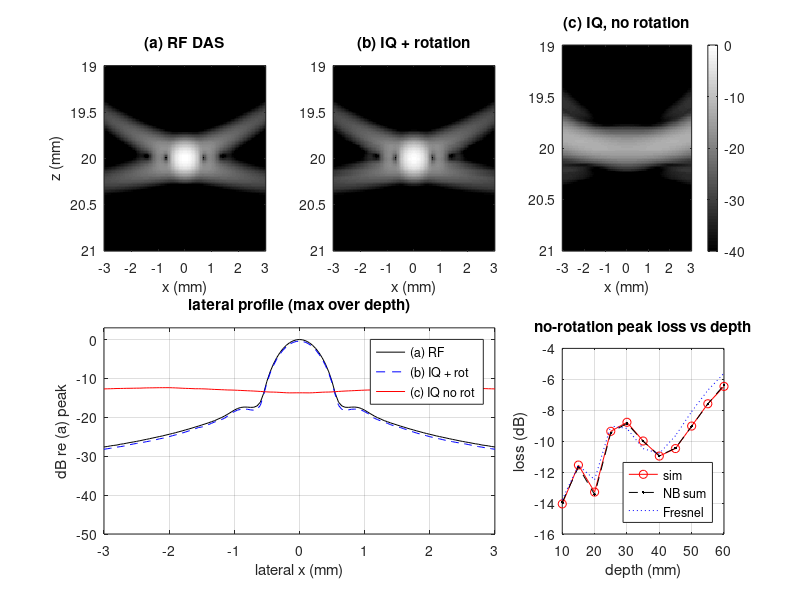

Here is the MATLAB script that generated this plot:
%% m08_iq_beamforming.m  -  DAS on RF vs DAS on IQ, with and without phase rotation
% Purpose : simulate plane-wave (0 deg) channel data for one point target on
%           a linear array, demodulate each channel to IQ (mix, FIR low-pass,
%           decimate by 4), and beamform three ways:
%             (a) RF DAS (RF upsampled x4, linear interpolation) + analytic
%                 signal along depth  -> reference envelope
%             (b) IQ DAS: interpolate IQ at tau_n, rotate by exp(+j2*pi*fd*tau_n)
%             (c) IQ DAS without the rotation
%           Prints peak loss of (b) and (c) re (a), compares (c) with the
%           narrowband sum |mean(exp(-j2*pi*fd*tau_n))| and the Fresnel
%           integral, and sweeps depth.
% Change  : Nel (32-64), z0, f0, M (IQ decimation), fd (try fd ~= f0).
% Expect  : 32 el, 5 MHz, z = 20 mm: (b) -0.4 dB re (a) (LPF droop plus
%           linear interpolation of IQ at 10 MHz; -0.1 dB with M = 2);
%           (c) -12.4 dB image peak, -13.3 dB on the target (narrowband
%           prediction -13.4 dB, Fresnel -12.5 dB); the loss oscillates with
%           depth and is still -6.5 dB at 60 mm. Runtime ~20 s in Octave.
clear; close all; rng(1);

%% Parameters
c    = 1.54;                 % speed of sound (mm/us)
f0   = 5;  bw = 0.6;         % MHz, -6 dB fractional bandwidth
fd   = f0;                   % demodulation frequency (MHz)
fs   = 40; M = 4; fsIQ = fs/M;   % RF and IQ sampling rates (MHz)
Nel  = 32; pitch = 0.3;      % elements, pitch (mm)
z0   = 20;                   % target depth (mm)
sigf = bw*f0/(2*sqrt(2*log(2)));  sigt = 1/(2*pi*sigf);   % MHz, us
xel  = ((0:Nel-1) - (Nel-1)/2)*pitch;                      % element x (mm), row

% FIR low-pass for the IQ chain (49-tap Hamming windowed sinc, fc = 4 MHz)
L = 49; fcut = 4; k = (-(L-1)/2:(L-1)/2)';
u = 2*fcut/fs*k; sc = (sin(pi*u) + (u==0))./(pi*u + (u==0));
b = (2*fcut/fs)*sc.*(0.54 - 0.46*cos(2*pi*(0:L-1)'/(L-1))); b = b/sum(b);

% Channel data (columns = elements). Plane-wave transmit: t = (z + r)/c
simChannels = @(zt, xt, Nt) exp(-((0:Nt-1)'/fs - (zt + sqrt(zt^2 + (xel - xt).^2))/c).^2/(2*sigt^2)) ...
              .* cos(2*pi*f0*((0:Nt-1)'/fs - (zt + sqrt(zt^2 + (xel - xt).^2))/c));

%% Beamform: point target at (0, z0)
Nt  = ceil((2*z0 + 12)/c*fs) + 64;  Nt = Nt + mod(Nt, 2*M);
t   = (0:Nt-1)'/fs;
rf  = simChannels(z0, 0, Nt);
iqf = 2*conv2(rf.*exp(-1j*2*pi*fd*t), b, 'same');          % mix + LPF (all channels)
iq  = iqf(1:M:end, :);  tIQ = (0:size(iq,1)-1)'/fsIQ;      % decimate
rfU = interpft(rf, 4*Nt); tU = (0:4*Nt-1)'/(4*fs);         % RF upsampled to 160 MHz

xg = linspace(-3, 3, 121);            % lateral grid (mm)
zg = z0 + linspace(-1, 1, 128)';      % depth grid (mm), 15.7 um step
A = zeros(numel(zg), numel(xg)); B = A; C = A;
for ix = 1:numel(xg)
  tau = (zg + sqrt(zg.^2 + (xg(ix) - xel).^2))/c;          % Nz x Nel delays (us)
  sa = zeros(numel(zg),1); sb = sa; scc = sa;
  for n = 1:Nel
    sa  = sa + interp1(tU, rfU(:,n), tau(:,n), 'linear', 0);
    v   = interp1(tIQ, real(iq(:,n)), tau(:,n), 'linear', 0) + ...
          1j*interp1(tIQ, imag(iq(:,n)), tau(:,n), 'linear', 0);
    sb  = sb + v.*exp(1j*2*pi*fd*tau(:,n));
    scc = scc + v;
  end
  A(:,ix) = sa; B(:,ix) = sb; C(:,ix) = scc;
end
% analytic signal of the RF-beamformed column along depth (zero-padded FFT mask)
Np = 2*numel(zg); h = zeros(Np,1); h(1) = 1; h(2:Np/2) = 2; h(Np/2+1) = 1;
Aa = ifft(fft([A; zeros(Np-numel(zg), numel(xg))]).*repmat(h, 1, numel(xg)));
Aenv = abs(Aa(1:numel(zg), :));
pkA = max(Aenv(:)); pkB = max(abs(B(:))); pkC = max(abs(C(:)));

taun = (z0 + sqrt(z0^2 + xel.^2))/c;
pred = 20*log10(abs(mean(exp(-1j*2*pi*fd*taun))));
lam  = c/f0; psi = pi*max(xel)^2/(lam*z0);
s = linspace(0, 1, 4001); fr = 20*log10(abs(trapz(s, exp(-1j*psi*s.^2))));
fprintf('Nel = %d, pitch %.2f mm, f0 = fd = %.1f MHz, z0 = %d mm, IQ rate %.1f MHz\n', Nel, pitch, f0, z0, fsIQ);
fprintf('  (b) IQ + rotation  peak re (a) = %+.2f dB\n', 20*log10(pkB/pkA));
fprintf('  (c) IQ, no rotation peak re (a) = %+.2f dB\n', 20*log10(pkC/pkA));
fprintf('  narrowband prediction |mean(exp(-j2pi fd tau_n))| = %+.2f dB\n', pred);
fprintf('  Fresnel psi = %.2f rad, |int_0^1 exp(-j psi s^2) ds| = %+.2f dB\n', psi, fr);
% lateral -6 dB width of (a) and (b)
latA = max(Aenv)/pkA; latB = max(abs(B))/pkA; latC = max(abs(C))/pkA;
w6 = @(p) (xg(2)-xg(1))*sum(p >= 0.5*max(p));
fprintf('  lateral -6 dB width: (a) %.2f mm, (b) %.2f mm, (c) %.2f mm (lambda F# = %.2f mm)\n', ...
        w6(latA), w6(latB), w6(latC), lam*z0/(Nel*pitch));

%% Depth sweep of the no-rotation loss (peak at the target only)
zs = 10:5:60; lossC = zeros(size(zs)); lossB = lossC; predS = lossC; frS = lossC;
for i = 1:numel(zs)
  zt = zs(i); Nt2 = ceil((2*zt + 12)/c*fs) + 64; Nt2 = Nt2 + mod(Nt2, 2*M); t2 = (0:Nt2-1)'/fs;
  r2 = simChannels(zt, 0, Nt2);
  q2 = 2*conv2(r2.*exp(-1j*2*pi*fd*t2), b, 'same'); q2 = q2(1:M:end,:); tq = (0:size(q2,1)-1)'/fsIQ;
  zz = zt + linspace(-0.3, 0.3, 61)';  tau = (zz + sqrt(zz.^2 + xel.^2))/c;
  sb = zeros(size(zz)); sc2 = sb; sr = sb;
  for n = 1:Nel
    v = interp1(tq, real(q2(:,n)), tau(:,n), 'linear', 0) + 1j*interp1(tq, imag(q2(:,n)), tau(:,n), 'linear', 0);
    sb = sb + v.*exp(1j*2*pi*fd*tau(:,n)); sc2 = sc2 + v;
  end
  tn = (zt + sqrt(zt^2 + xel.^2))/c;
  lossC(i) = 20*log10(max(abs(sc2))/max(abs(sb)));
  predS(i) = 20*log10(abs(mean(exp(-1j*2*pi*fd*tn))));
  ps = pi*max(xel)^2/(lam*zt); frS(i) = 20*log10(abs(trapz(s, exp(-1j*ps*s.^2))));
end
fprintf('\nDepth sweep (on-axis peak of (c) re (b)):\n z (mm)   ');  fprintf('%7d', zs);
fprintf('\n (c)-(b)  '); fprintf('%7.1f', lossC);
fprintf('\n NB sum   '); fprintf('%7.1f', predS);
fprintf('\n Fresnel  '); fprintf('%7.1f', frS); fprintf('\n');

%% Figures
figure('Position', [80 80 950 600]);
dbI = @(I) max(20*log10(abs(I)/pkA + 1e-12), -40);
subplot(2,3,1); imagesc(xg, zg, dbI(Aenv)); caxis([-40 0]); colormap(gray);
xlabel('x (mm)'); ylabel('z (mm)'); title('(a) RF DAS');
subplot(2,3,2); imagesc(xg, zg, dbI(B)); caxis([-40 0]); xlabel('x (mm)'); title('(b) IQ + rotation');
subplot(2,3,3); imagesc(xg, zg, dbI(C)); caxis([-40 0]); xlabel('x (mm)'); title('(c) IQ, no rotation'); colorbar;
subplot(2,3,4:5);
plot(xg, 20*log10(latA), 'k', xg, 20*log10(latB), 'b--', xg, 20*log10(latC), 'r'); ylim([-50 3]);
xlabel('lateral x (mm)'); ylabel('dB re (a) peak'); legend('(a) RF', '(b) IQ + rot', '(c) IQ no rot');
title('lateral profile (max over depth)'); grid on;
subplot(2,3,6); plot(zs, lossC, 'ro-', zs, predS, 'k.--', zs, frS, 'b:'); grid on;
xlabel('depth (mm)'); ylabel('loss (dB)'); legend('sim', 'NB sum', 'Fresnel', 'Location', 'southeast');
title('no-rotation peak loss vs depth');
